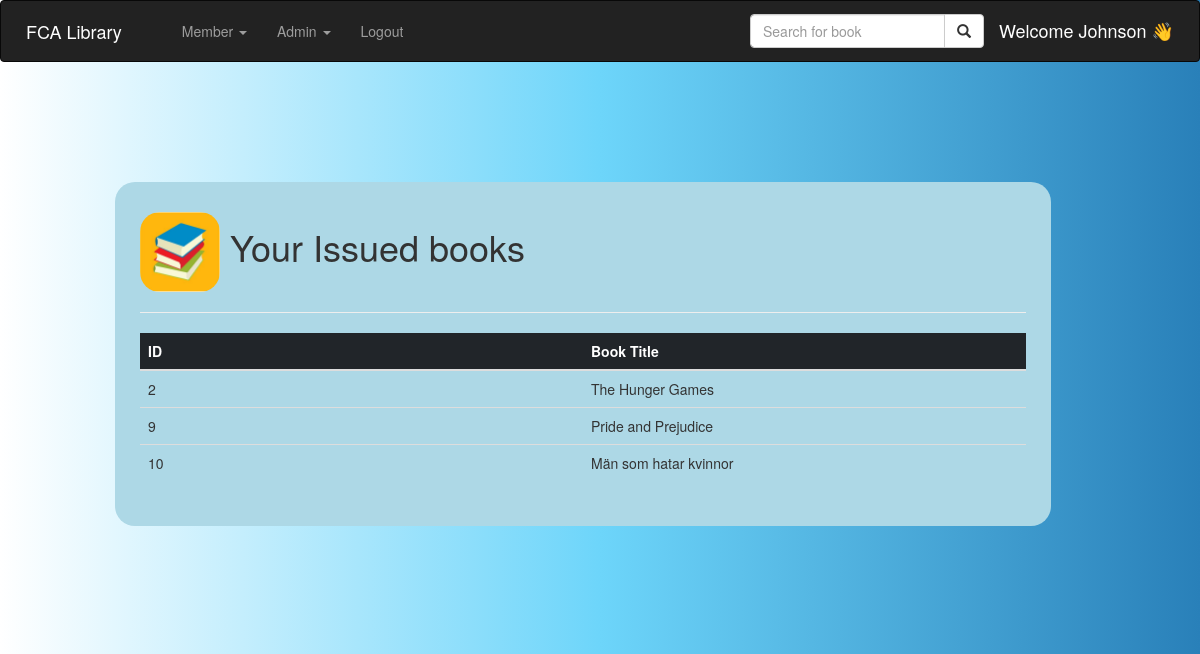
The page /mybooks (signed in) on the database its author committed.
### mymodel.py (models this page shows, shortened)
class Members(db.Model):
    __tablename__ = 'members'
    id = db.Column(db.Integer, primary_key=True)
    username = db.Column(db.String(50))
    password = db.Column(db.String(50))
    email = db.Column(db.String(50), unique=True)

class Bookloans(db.Model):
    __tablename__ = 'bookloans'
    id = db.Column(db.Integer, primary_key=True)
    title = db.Column(db.String(50))
    email = db.Column(db.String(50))
    issuedt = db.Column(db.Date)

### myroutes.py (the view)
@myapp.route('/mybooks', methods=['GET', 'POST'])
def showmybooks():
    c = user_or_admin()
    if c == 'nouser':
        return userpage()
    else:
        member = Members.query.filter(
            Members.username == session['username']).first()
        booklist = db.engine.execute(
            "select id, title from Bookloans where email='"+member.email+"';")
        return render_template('showbooks.html', booklist=booklist, frametitle="Your Books",
                               username=session['username'])

### myroutes.py (called while the page is built)
def user_or_admin():
    if 'username' not in session:
        flash("Please login or signup to continue")
        return 'nouser'
    elif session['username'] != 'admin':
        return 'notadmin'
    else:
        return 'admin'

### templates/showbooks.html (shortened to what this page needs)
{% extends "adminpage.html" %}
{%block body2 %}
   <h1><img src='../static/img/book.jpg' style = "Width:80px; border-radius:20px">
       {% if frametitle == "Your Books" %}
       Your Issued books
       {% elif frametitle == "Search Books" %}
       Search book results
       {% else %}
       Book Lists
       {% endif %}
   </h1>
    <hr>
<table class="table">
    <thead class="table-dark">
    <tr>
        <th scope="col" class="table-id">ID</th>
        <th style="width:400px">Book Title</th>
    </tr>
    </thead>
    <tbody>
        {% for book in booklist %}
    <tr>
        <td style="width:400px"> {{ book.id }}</th>
        <td  style="width:400px">{{ book.title }}</td>
    </tr>
    {% endfor %}
        </tbody>
</table>
{% endblock %}

### templates/layout.html (shortened to what this page needs)
<!DOCTYPE html>
<html lang="en">
<head>
    <link rel="stylesheet" href="{{url_for('static',filename='css/bootstrap.min.css')}}">
    <link rel="stylesheet" type="text/css" href="{{ url_for('static', filename='css/main.css') }}">
<link rel="stylesheet" href="https://use.fontawesome.com/releases/v5.2.0/css/all.css">
  <link rel="stylesheet" href="https://maxcdn.bootstrapcdn.com/bootstrap/3.4.1/css/bootstrap.min.css">
</head>
<body>
<nav class="navbar navbar-inverse navbar-expand-md  fixed-top" id="navbar">
  <div class="container-fluid">
    <div class="navbar-header">
      <a class="navbar-brand mr-4" style=" color: white" href="\">FCA Library</a>
    </div>
      <div class="collapse navbar-collapse" id="navbarToggle">
    <ul class="nav navbar-nav">
      <li class="dropdown" >
        <a href="#"  data-toggle="dropdown" > <span class="nav-label">Member</span> <span class="caret"></span></a>
        </li>
      <li class="dropdown" >
        <a href="#"  data-toggle="dropdown" > <span class="nav-label">Admin</span> <span class="caret"></span></a>
        </li>
        {% if username %}
          <li><a href="{{ url_for('myapp.logoff') }}">Logout</a></li>
          {% endif %}
    </ul>
      {% if username %}
    <div>
    <form class="navbar-form navbar-right" action="{{ url_for('myapp.searchbook') }}" method="POST">
      <div class="input-group">
        <input type="text" class="form-control" placeholder="Search for book" name="search">
        <div class="input-group-btn">
          <button class="btn btn-default" type="submit">
            <i class="glyphicon glyphicon-search"></i>
          </button>
        </div>
      </div>
    </form>
    </div>
    {% endif %}
          </div>
      {% if username %}
    <h4 style="text-align: right; color:white">
     Welcome {{ username.title() }} 👋
    </h4>
      {% else %}
      <h4  style="text-align: right; color:white">
     Welcome Guest 👋
    </h4>
{% endif %}
  </div>
</nav>
<div class="container-fluid">
    {% block body %}
    {% endblock %}
</div>
</body>
</html>

### static/css/main.css (style rules this page uses)
body { background: #2980B9; background: -webkit-linear-gradient(to right, #FFFFFF, #6DD5FA, #2980B9); background: linear-gradient(to right, #FFFFFF, #6DD5FA, #2980B9); color: #333333; margin-top: 5rem; }
h1 { color: #444444; }

### rows shown on the page
Members: title "Johnson"
Bookloans: id "2", title "The Hunger Games"
Bookloans: id "9", title "Pride and Prejudice"
Bookloans: id "10", title "Män som hatar kvinnor"
